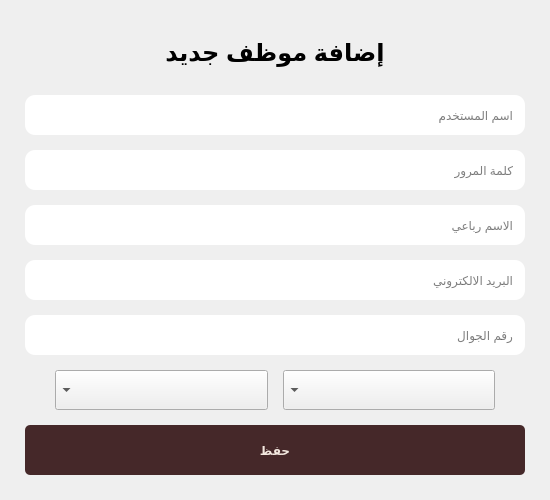
<?xml version="1.0" encoding="UTF-8"?>
<ui version="4.0">
 <class>AddUserWindow</class>
 <widget class="QMainWindow" name="AddUserWindow">
  <property name="geometry">
   <rect>
    <x>0</x>
    <y>0</y>
    <width>550</width>
    <height>500</height>
   </rect>
  </property>
  <property name="windowTitle">
   <string>إضافة موظف جديد</string>
  </property>
  <widget class="QWidget" name="centralwidget">
   <layout class="QVBoxLayout" name="mainLayout">
    <property name="spacing">
     <number>15</number>
    </property>
    <property name="leftMargin">
     <number>25</number>
    </property>
    <property name="topMargin">
     <number>25</number>
    </property>
    <property name="rightMargin">
     <number>25</number>
    </property>
    <property name="bottomMargin">
     <number>25</number>
    </property>
    <item>
     <widget class="QLabel" name="titleLabel">
      <property name="font">
       <font>
        <pointsize>18</pointsize>
        <weight>75</weight>
        <bold>true</bold>
       </font>
      </property>
      <property name="text">
       <string>إضافة موظف جديد</string>
      </property>
      <property name="alignment">
       <set>Qt::AlignCenter</set>
      </property>
     </widget>
    </item>
    <item>
     <widget class="QLineEdit" name="username_input">
      <property name="minimumSize">
       <size>
        <width>0</width>
        <height>40</height>
       </size>
      </property>
      <property name="styleSheet">
       <string notr="true">QLineEdit{
	border: none;
	border-radius: 10%;
	padding: 10px;
}

QLineEdit:focus {
    border: 2px solid #452829; 
}</string>
      </property>
      <property name="placeholderText">
       <string>اسم المستخدم</string>
      </property>
     </widget>
    </item>
    <item>
     <widget class="QLineEdit" name="password_input">
      <property name="minimumSize">
       <size>
        <width>0</width>
        <height>40</height>
       </size>
      </property>
      <property name="styleSheet">
       <string notr="true">QLineEdit{
	border: none;
	border-radius: 10%;
	padding: 10px;
}

QLineEdit:focus {
    border: 2px solid #452829; 
}</string>
      </property>
      <property name="echoMode">
       <enum>QLineEdit::Password</enum>
      </property>
      <property name="placeholderText">
       <string>كلمة المرور</string>
      </property>
     </widget>
    </item>
    <item>
     <widget class="QLineEdit" name="full_name_input">
      <property name="minimumSize">
       <size>
        <width>0</width>
        <height>40</height>
       </size>
      </property>
      <property name="styleSheet">
       <string notr="true">QLineEdit{
	border: none;
	border-radius: 10%;
	padding: 10px;
}

QLineEdit:focus {
    border: 2px solid #452829; 
}</string>
      </property>
      <property name="placeholderText">
       <string>الاسم رباعي</string>
      </property>
     </widget>
    </item>
    <item>
     <widget class="QLineEdit" name="email_input">
      <property name="minimumSize">
       <size>
        <width>0</width>
        <height>40</height>
       </size>
      </property>
      <property name="styleSheet">
       <string notr="true">QLineEdit{
	border: none;
	border-radius: 10%;
	padding: 10px;
}

QLineEdit:focus {
    border: 2px solid #452829; 
}</string>
      </property>
      <property name="placeholderText">
       <string>البريد الالكتروني</string>
      </property>
     </widget>
    </item>
    <item>
     <widget class="QLineEdit" name="phone_input">
      <property name="minimumSize">
       <size>
        <width>0</width>
        <height>40</height>
       </size>
      </property>
      <property name="autoFillBackground">
       <bool>false</bool>
      </property>
      <property name="styleSheet">
       <string notr="true">QLineEdit{
	border: none;
	border-radius: 10%;
	padding: 10px;
}

QLineEdit:focus {
    border: 2px solid #452829; 
}</string>
      </property>
      <property name="placeholderText">
       <string>رقم الجوال</string>
      </property>
     </widget>
    </item>
    <item>
     <layout class="QHBoxLayout" name="status_role_layout">
      <property name="spacing">
       <number>15</number>
      </property>
      <property name="leftMargin">
       <number>30</number>
      </property>
      <property name="rightMargin">
       <number>30</number>
      </property>
      <item>
       <widget class="QComboBox" name="status_combo">
        <property name="minimumSize">
         <size>
          <width>0</width>
          <height>40</height>
         </size>
        </property>
        <property name="toolTip">
         <string>اختر الحالة</string>
        </property>
        <property name="layoutDirection">
         <enum>Qt::RightToLeft</enum>
        </property>
        <property name="styleSheet">
         <string notr="true"/>
        </property>
       </widget>
      </item>
      <item>
       <widget class="QComboBox" name="role_combo">
        <property name="minimumSize">
         <size>
          <width>0</width>
          <height>40</height>
         </size>
        </property>
        <property name="toolTip">
         <string>اختر الوظيفة</string>
        </property>
        <property name="layoutDirection">
         <enum>Qt::RightToLeft</enum>
        </property>
        <property name="styleSheet">
         <string notr="true"/>
        </property>
       </widget>
      </item>
     </layout>
    </item>
    <item>
     <widget class="QPushButton" name="saveBtn">
      <property name="minimumSize">
       <size>
        <width>0</width>
        <height>50</height>
       </size>
      </property>
      <property name="cursor">
       <cursorShape>PointingHandCursor</cursorShape>
      </property>
      <property name="styleSheet">
       <string notr="true">
QPushButton {
    background-color: #452829;
    color: #f3e8df;
    font-weight: bold;
    border-radius: 5px;
}
QPushButton:hover {
    background-color: #f3e8df;
    color: #452829;
}
       </string>
      </property>
      <property name="text">
       <string>حفظ</string>
      </property>
     </widget>
    </item>
   </layout>
  </widget>
 </widget>
 <resources/>
 <connections/>
</ui>
